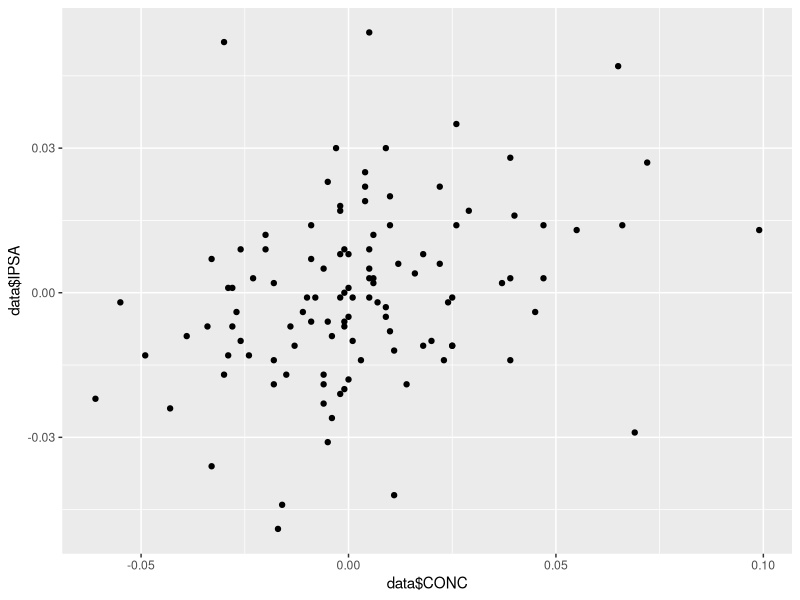
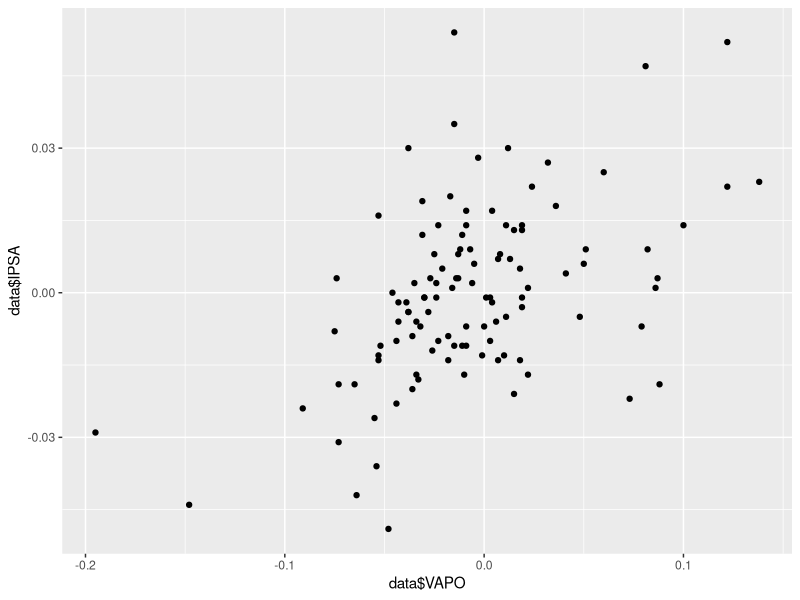

The R script that drew these images, in order:
## ---- chunk 1
setwd("/Users/pacha/analisis-de-datos-unab/complementos/complemento-laboratorio2/")
data <- read.csv("retornos.csv")
str(data)
## ---- chunk 2
M <- data.frame(data$IPSA, data$CONC, data$VAPO)
cor(M)
## ---- chunk 3
library(ggplot2)
qplot(data$CONC, data$IPSA)
qplot(data$VAPO, data$IPSA)
## ---- chunk 4
fit <- lm(data$IPSA ~ data$CONC + data$VAPO)
summary(fit)
